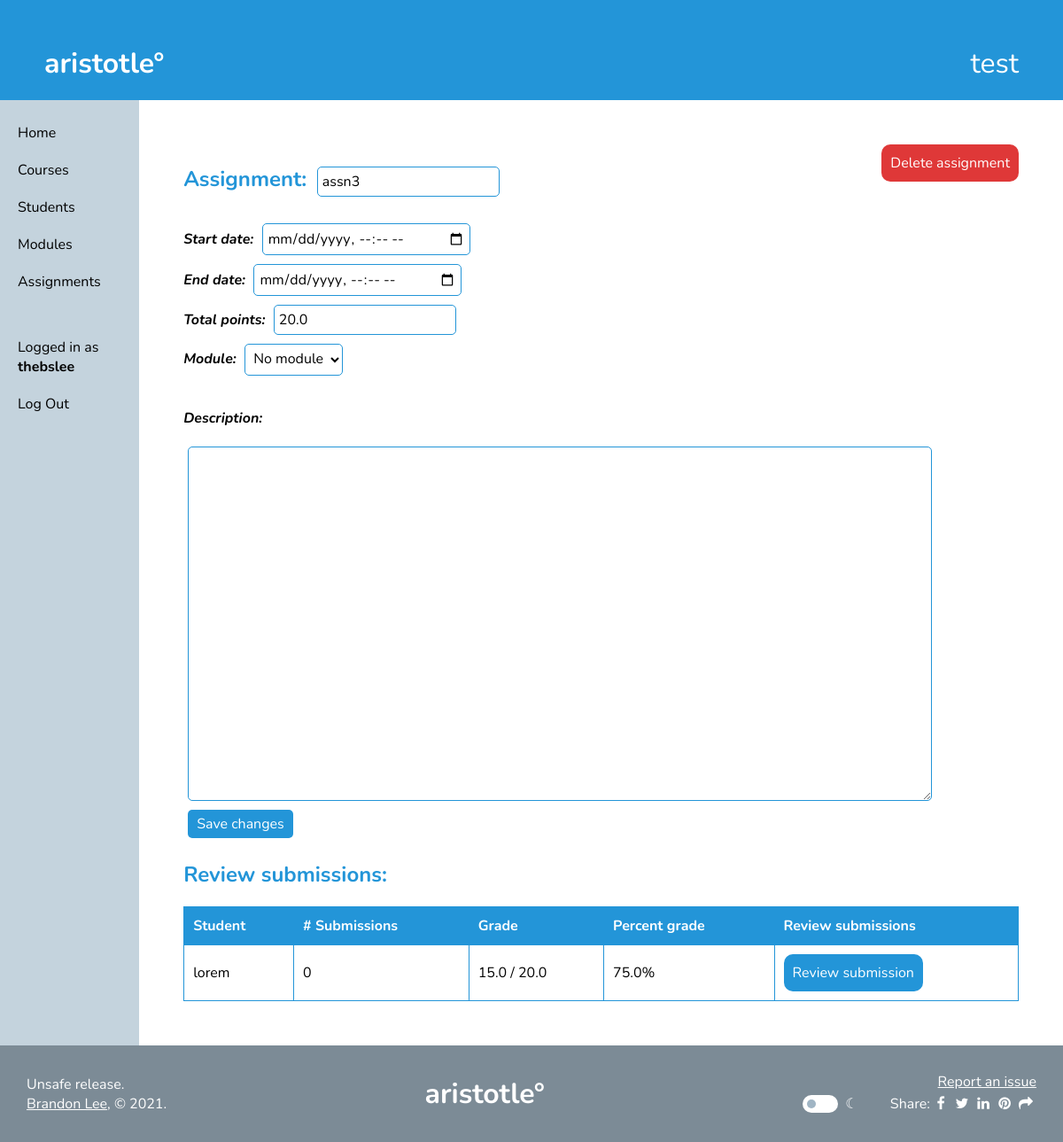
The page /forum/assignments/3 (signed in) on the database as committed earlier.
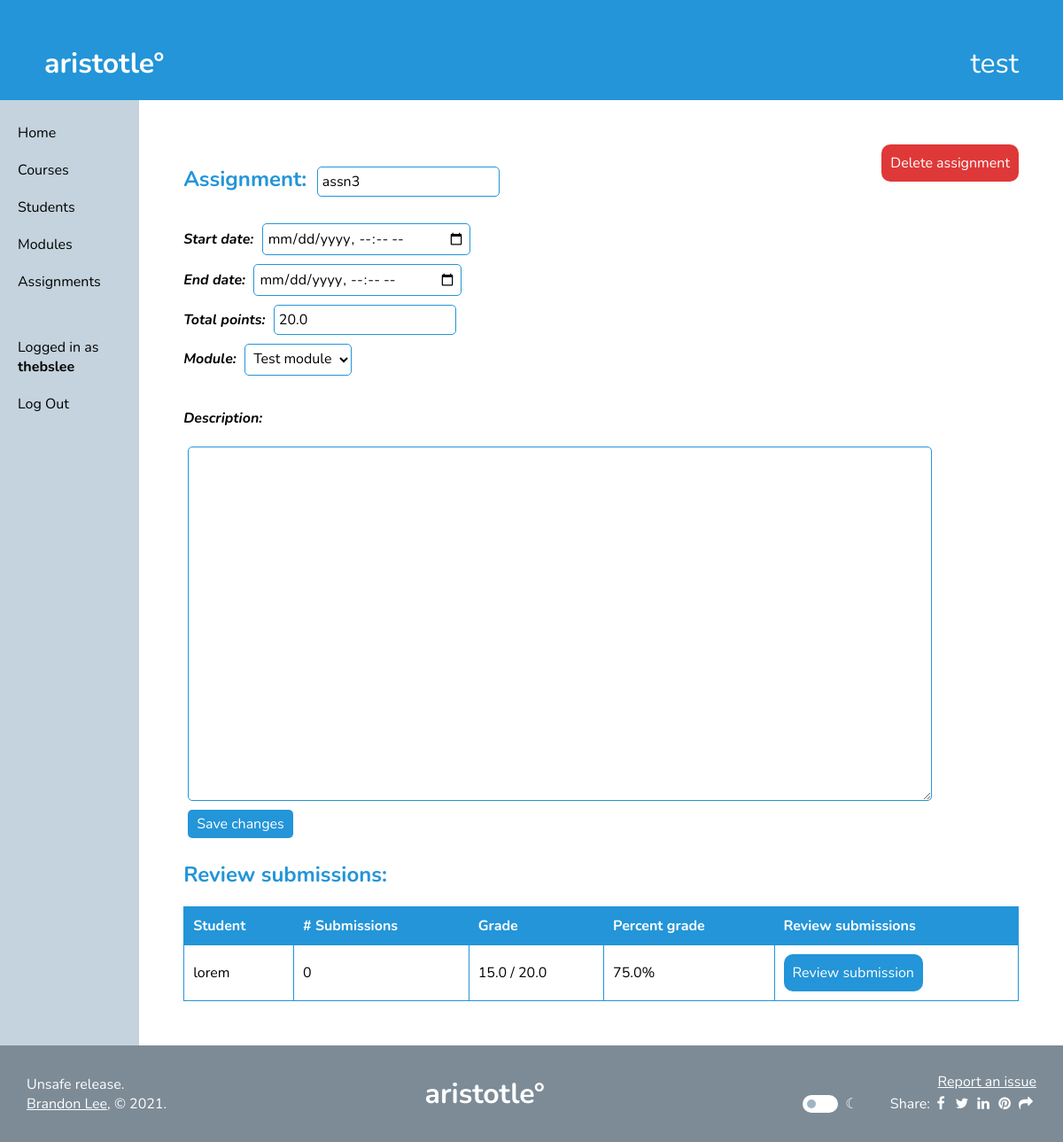
The same page on the database as committed later.
### forum/models.py (models this page shows)
class AssignmentModule(models.Model):
    name = models.CharField(max_length=100)
    course = models.ForeignKey(
        Course,
        on_delete=models.CASCADE
    )
    class Meta:
        constraints = [
            models.UniqueConstraint(
                fields=['name', 'course'],
                name='unique name'
            )
        ]

### forum/views.py (the view, shortened to what this page needs)
# urls.py: path('assignments/<assignment_id>', views.assignmentdetails, name='assignmentdetails'),
def assignmentdetails(request, assignment_id):
    if not request.user.is_authenticated:
        return redirect('home')
    context = alwaysContext(request)
    assignment = Assignment.objects.get(id=assignment_id)
    course = Course.objects.filter(id=request.session.get('selected_course_id')).first()
    if course != assignment.course:
        return redirect('home')
    context["assignment"] = assignment
    context["modulename"] = assignment.module.name if assignment.module else "No module"
    course = Course.objects.filter(id=request.session.get('selected_course_id')).first()
    if (course.owner == request.user):
        context["students"] = []
        for student in User.objects.filter(course_of_student=course):
            context["students"].append(SubmissionRow(student, assignment))
        context["modules"] = [module.name for module in AssignmentModule.objects.filter(course=course)]
        return render(request, "assignmentdetails_teacher.html", context)

### forum/views.py (called while the page is built)
def alwaysContext(request):
    return {
        "username": request.user.username,
        "selected_course": Course.objects.filter(id=request.session.get('selected_course_id')).first()
    }

### forum/templates/assignmentdetails_teacher.html (shortened to what this page needs)
{% extends 'base.html' %}
{% load static %}
{% block content %}
<form action="{% url 'forum:assignmentdetails' assignment.id %}" method="POST">
    <div style="display: flex; flex-direction: row; justify-content: space-between;">
        <div>
            <h2>Assignment: <input name="title" type="text" value="{{assignment.title}}"></input></h2>
            <p><i>
                <b>Start date: </b><input name="start" type="datetime-local" value="{{assignment.start_datetime|date:'Y-m-d\TH:i'}}"></input><br>
                <b>End date: </b><input name="end" type="datetime-local" value="{{assignment.end_datetime|date:'Y-m-d\TH:i'}}"></input><br>
                <b>Total points: </b><input name="points" type="number" value="{{assignment.total_points}}"></input><br>
                <b>Module: <select name="module">
                    <option value="No module">No module</option>
                    {% for assnmodule in modules %}
                    <option value="{{assnmodule}}"{% if modulename == assnmodule %}selected{% endif %}>{{assnmodule}}</option>
                    {% endfor %}
                </select></b>
            </i></p>
        </div>
        <div class="button" onclick="delete_assn()" style="height: fit-content; background-color: var(--button-red);">Delete assignment</div>
    </div>
    <p><b><i>Description:</i></b></p>
    <textarea name="description">{{assignment.description}}</textarea>
    <br>
    <input type="submit" value="Save changes">&nbsp;&nbsp;&nbsp;&nbsp;
</form>
<h2>Review submissions:</h2>
<table>
    <tr>
        <th>Student</th>
        <th># Submissions</th>
        <th>Grade</th>
        <th>Percent grade</th>
        <th>Review submissions</th>
    </tr>
    {% for student in students %}
    <tr>
        <td>{{student.username}}</td>
        <td>{{student.nosubmissions}}</td>
        <td>
            {% if student.grade != None %}{{student.grade}}{% else %}--{% endif %}
            / {% if assignment.total_points != None %}{{assignment.total_points}}{% else %}--{% endif %}
        </td>
        <td>{{student.percentgrade}}%</td>
        <td><a href="{{student.link}}"><div class="button">Review submission</div></a></td>
    </tr>
    {% endfor %}
</table>
<link rel="stylesheet" href="{% static 'css/table.css' %}">
{% endblock %}

Rows that differ between the two databases and show on the page:
added AssignmentModule: module "Test module"
Other text that changed with them:
form field module: "No module" → (not shown)
